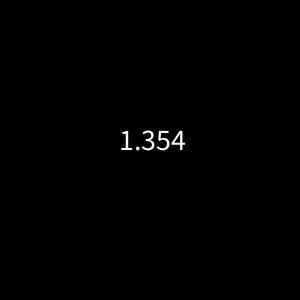
Frame 1 (no input)
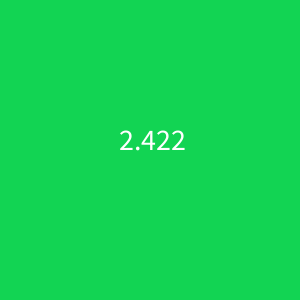
Frame 60 (the mouse pressed at the canvas centre just before this capture)
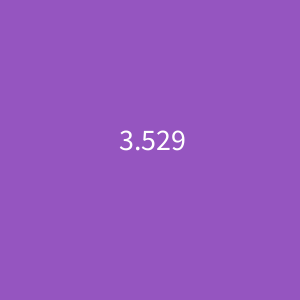
Frame 120 (the mouse held since frame 60 and released just before this capture)

The Processing sketch that drew these frames (run headless with seeded random() and noise(); from frame 60 on, the mouse is pressed at the canvas centre):

// Processing sketch: timing_example
// ── timing_example.pde
color c = color(0);

void setup() {
  size (300,300);
  textSize(30);
  textAlign(CENTER);
}

void draw() {
  background(c);
  text(millis()/1000.0, width/2, height/2);
  if(millis()/1000 % 2 == 0) {
    c = color(random(255), random(255), random(255));
  }
}
